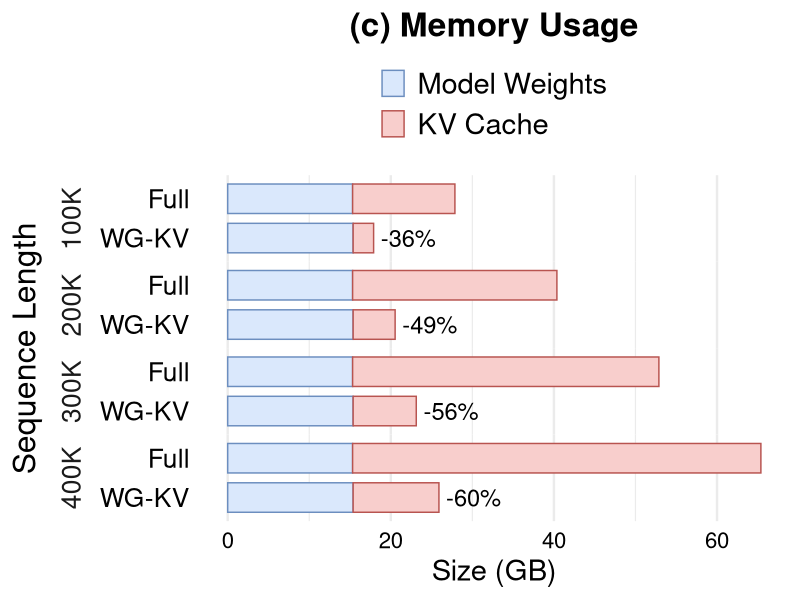

R code for this plot:
library(tidyverse)

data <- read_csv("data/perf_3.csv") %>%
  filter(tokens %in% c("100K", "200K", "300K", "400K")) %>%
  mutate(
    tokens = fct_inorder(tokens),
    method = fct_relevel(method, "WG-KV", "Full"),
    component = fct_inorder(component)
  ) %>%
  group_by(tokens, method) %>%
  mutate(total_latency = sum(size)) %>%
  ungroup()

reduction_labels <- data %>%
  distinct(tokens, method, total_latency) %>%
  group_by(tokens) %>%
  mutate(
    vanilla_latency = total_latency[method == "Full"],
    reduction = (total_latency - vanilla_latency) / vanilla_latency,
    label = if_else(
      method == "WG-KV",
      scales::label_percent(accuracy = 1)(reduction),
      ""
    )
  ) %>%
  ungroup()

fig <- ggplot(data, aes(x = size, y = method, fill = component, colour = component)) +
  geom_col(width = 0.75, position = position_stack(reverse = TRUE)) +
  geom_text(
    data = reduction_labels,
    aes(x = total_latency, y = method, label = label),
    hjust = -0.13,
    size = 6,
    inherit.aes = FALSE
  ) +
  facet_grid(tokens ~ ., switch = "y") +
  scale_fill_manual(
    values = c("Model Weights" = "#DAE8FC", "KV Cache" = "#F8CECC"),
  ) +
  scale_colour_manual(
    values = c("Model Weights" = "#6C8EBF", "KV Cache" = "#B85450"),
  ) +
  guides(
    fill = guide_legend(nrow = 2, byrow = TRUE),
    colour = guide_legend(nrow = 2, byrow = TRUE)
  ) +
  labs(
    title = "(c) Memory Usage",
    x = "Size (GB)",
    y = "Sequence Length",
  ) +
  theme_minimal(base_size = 18) +
  theme(
    plot.title = element_text(size = 24, hjust = 0.5, face = "bold"),
    legend.position = "top",
    legend.title = element_blank(),
    legend.text = element_text(size = 21),
    axis.title.x = element_text(size = 21),
    axis.title.y = element_text(size = 23),
    axis.text.x = element_text(size = 16, colour = "black"),
    axis.text.y = element_text(size = 19, colour = "black"),
    strip.text.y = element_text(size = 19),
    strip.placement = "outside",
    panel.spacing = unit(0, "cm"),
    panel.grid.major.y = element_blank(),
    panel.grid.minor.y = element_blank(),
  )

ggsave("perf_3.pdf", fig, width = 5.2, height = 5.19, units = "in")
